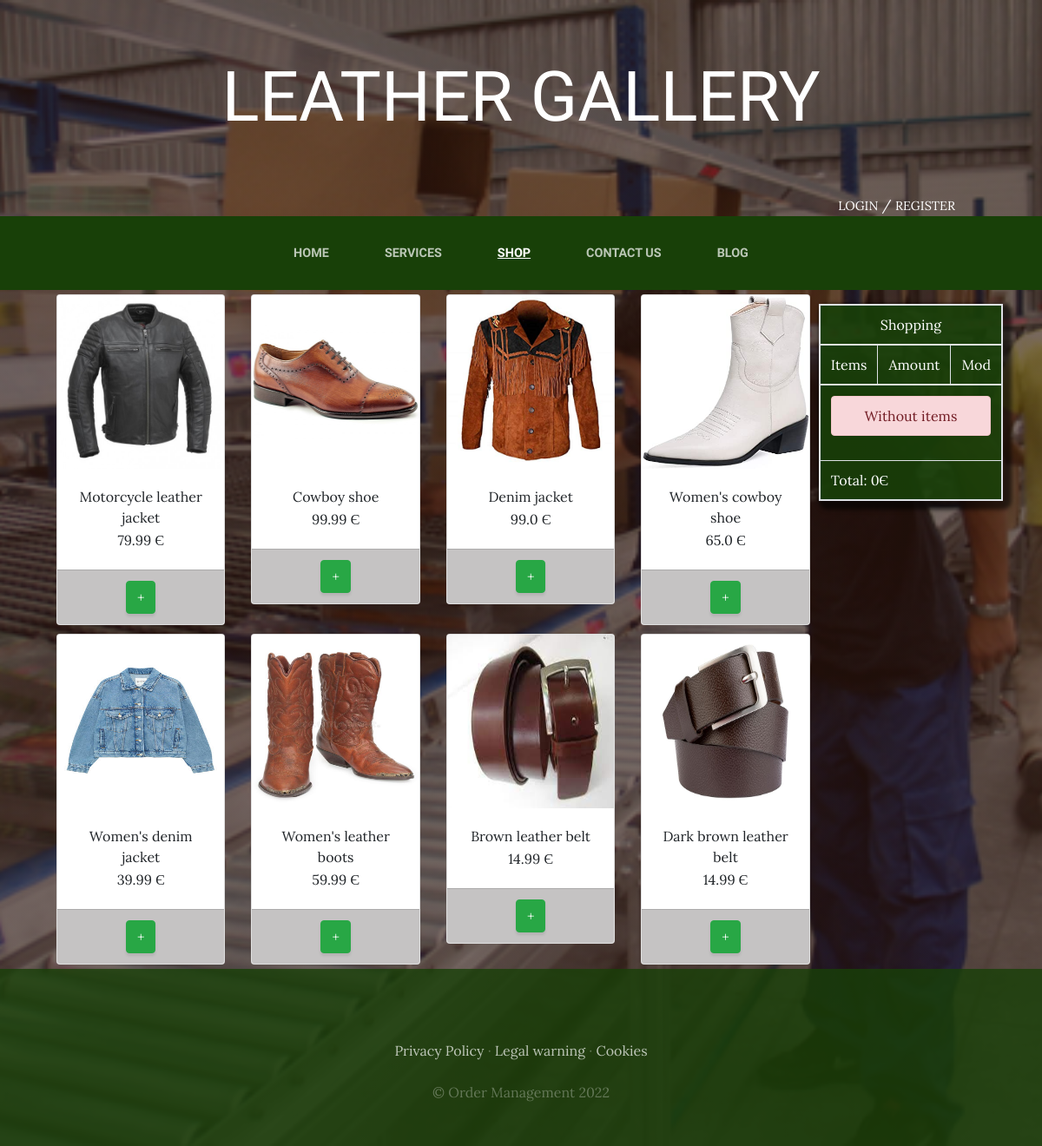
The app's page /tienda/ with its own data.
### tienda/models.py (models this page shows)
class Producto(models.Model):
    nombre = models.CharField(max_length=50)
    created = models.DateTimeField(auto_now_add=True)
    updated = models.DateTimeField(auto_now_add=True)
    categorias = models.ForeignKey(categoriaProducto,on_delete=models.CASCADE)
    imagen = models.ImageField(upload_to = 'tienda', null = True, blank=True)
    precio = models.FloatField()
    disponibilidad = models.BooleanField(default=True)
    created = models.DateTimeField(auto_now_add=True)
    updated = models.DateTimeField(auto_now_add=True)
    class Meta:
        verbose_name = 'Producto'
        verbose_name_plural = 'Productos'

### tienda/views.py (the view)
# urls.py: path('tienda/', include('tienda.urls')),
def tienda(request):
    productos = Producto.objects.all()
    return render(request, 'tienda/tienda.html',{'productos':productos})

### carro/context_processor.py (called while the page is built)
def importe_total_carro(request):
    carroz = carro(request)
    total = 0
    if request.user.is_authenticated:
        for key, value in request.session["carro"].items():
            total = total + (float(value["precio"]))
    return {"importe_total_carro":total}

### tienda/templates/tienda/tienda.html (shortened to what this page needs)
<html>
<head>
</head>
<body>
    {% extends "projecto_web_app/base.html" %}
    {% load static %}
    {% block content %}
    <div class="container" >
        <div class="" style="float: right;">
            {% include "carro/widget.html" %}
        </div>
        <div class="row">
    {% for producto in productos %}
            <div class="col-md-3" style="">
            <div class="card" style="width: 100%;margin: 5px 5px;">
                <img src="{{producto.imagen.url}}" class="card-img-top" style="height: 25vh;">
                <div class="card-body" style="text-align: center;">
                    <h7 class="card-title">{{producto.nombre}}</h7>
                    <p class="card-text">{{producto.precio}}&nbsp;Є</p>
                </div>
                <div class="card-footer text-center" style="background-color: rgb(197, 195, 195);box-shadow: 4px black;">
                    <a href="{% url 'carro:agregar' producto.id %}" class="btn btn-success">+</a>
                </div>
            </div>
            </div>
    {% endfor %}
        </div>
    </div>
    {% endblock %}

### projecto_web_app/templates/projecto_web_app/base.html (shortened to what this page needs)
<html>
<head>
    {% load static %}
    <link href="{% static 'projecto_web_app/vendor/bootstrap/css/bootstrap.min.css'%}"  rel="stylesheet">
    <link href="{% static 'projecto_web_app/css/gestion.css' %}" rel="stylesheet">
</head>
<body>
    <h1 class="site-heading text-center text-white d-none d-lg-block">
        <span class="site-heading-lower">Leather gallery</span>
    </h1>
   <div style="color: white;text-align: right;margin-right: 100px;">
      {% if user.is_authenticated %}
        <span class="text-uppercase">Hello {{user.username}} ! &nbsp;&nbsp; <a style="color: white;text-decoration: underline;" href="{% url 'close_session' %}">Close session</a></span>
      {% else %}
        <a href="{% url 'logear' %}" class="text-uppercase" style="color: white;font-size: 0.9rem;text-align: right;">Login</a>
        <span style="color: white;">/</span>
        <a href="{% url 'Autenticacion' %}" class="text-uppercase"  style="color: white;font-size: 0.9rem;text-align: right;">Register</a>
      {% endif %}
   </div>
 <nav class="navbar navbar-expand-lg navbar-dark py-lg-4" id="mainNav">
    <div class="container">
      <div class="collapse navbar-collapse" id="navbarResponsive">
        <ul class="navbar-nav mx-auto">
          <li class="nav-item {% if request.path == '/' %}active{% endif %}  px-lg-4">
            <a class="nav-link text-uppercase text-expanded" href="{% url 'Home' %}">Home</a>
          </li>
          <li class="nav-item {% if request.path|slice:':10' == '/servicios' %}active{% endif %} px-lg-4">
            <a class="nav-link text-uppercase text-expanded" href="{% url 'Servicios' %}">Services</a>
          </li>
          <li class="nav-item {% if request.path|slice:':7' == '/tienda' %}active{% endif %} px-lg-4">
            <a class="nav-link text-uppercase text-expanded" href="{% url 'Tienda' %}">Shop</a>
          </li>
          <li class="nav-item {% if request.path|slice:':8' == '/contacto' %}active{% endif %} px-lg-4">
            <a class="nav-link text-uppercase text-expanded" href="{% url 'Contacto'%}">Contact us</a>
          </li>
          <li class="nav-item {% if request.path|slice:':6' == '/blog/' %}active{% endif %} px-lg-4">
            <a class="nav-link text-uppercase text-expanded" href="{% url 'Blog' %}">Blog</a>
          </li>
        </ul>
      </div>
    </div>
  </nav>
  {% block content %}
  {% endblock %}
    <footer class="footer text-faded text-center py-5">
      <div class="container">
        <p class="m-0 mbt">
        	<a href="sample.html" class="link">Privacy Policy</a> ·
        	<a href="sample.html" class="link">Legal warning</a> ·
        	<a href="sample.html" class="link">Cookies</a>
		</p>
        <p class="m-0 mbt1">&copy; Order Management 2022</p>
      </div>
	</footer>
</body>
</html>

### tienda/templates/carro/widget.html (shortened to what this page needs)
<head>
</head>
<div class="tablita" style="">
    <table class="table table-bordered table-responsive" style="color: white;">
        <thead>
            <tr>
                <td colspan="3" class="text-center">
                    Shopping
                </td>
            </tr>
            <tr>
                <td>Items</td>
                <td>Amount</td>
                <td>Mod</td>
            </tr>
        </thead>
        <tbody class="" style="overflow: scroll">
            {% if request.session.carro.items %}
                {% for key,value in request.session.carro.items %}
                    <tr class="text-center ">
                        <td>{{value.nombre}}</td>
                        <td>{{value.cantidad}}</td>
                        <td>
                            <a href="{% url 'carro:agregar' value.producto_id %}" class="btm btn-sm btn-success">+</a>
                            <a href="{% url 'carro:restar' value.producto_id %}" class="btm btn-sm btn-success">-</a><br>
                            {{value.precio}}Є
                        </td>
                    </tr>
                {% endfor %}
            {% else %}
            <tr>
                <td colspan="3">
                    <div class="alert alert-danger text-center">
                        Without items
                    </div>
                </td>
            </tr>
            {% endif %}
        </tbody>
        <tfoot>
            <tr>
                <td colspan="3">
                    Total: {{importe_total_carro}}Є
                </td>
            </tr>
        </tfoot>
    </table>
</div>

### projecto_web_app/static/projecto_web_app/css/gestion.css (style rules this page uses)
body { font-family: 'Lora'; background: linear-gradient(rgba(47, 23, 15, 0.65), rgba(47, 23, 15, 0.65)), url("../img/bg_main.jpg"); background-attachment: fixed; background-position: center; background-size: cover; }
h1, h2, h3, h4, h5, h6 { font-family: 'Raleway'; }
p { line-height: 1.75; }
.text-faded { color: rgba(255, 255, 255, 0.3); }
.site-heading { margin-top: 5rem; margin-bottom: 5rem; text-transform: uppercase; line-height: 1; font-family: 'Raleway'; }
.site-heading .site-heading-lower { font-size: 5rem; font-weight: 100; line-height: 4rem; }
#mainNav { background-color: rgb(24, 64, 8); font-family: 'Raleway'; }
#mainNav .navbar-nav .nav-item .nav-link { color: rgba(255, 255, 255, 0.7); font-weight: 800; }
#mainNav .navbar-nav .nav-item.active .nav-link { color: #ffffff; text-decoration: underline; }
@media (min-width: 992px) { #mainNav .navbar-nav .nav-item .nav-link { font-size: 0.9rem; } }
.footer { background-color: rgba(24, 64, 8, 0.8); }
.btn { box-shadow: 0px 3px 3px 0px rgba(33, 37, 41, 0.1); }
.mbt { padding-top: 2rem; }
.mbt1 { padding-top: 1.25rem; }
a.link { color: rgba(255, 255, 255, 0.7); }

### tienda/templates/carro/widget.html (style rules this page uses)
.tablita { -webkit-border-radius: 5px; -moz-border-radius: 5px; -ms-border-radius: 5px; -o-border-radius: 5px; box-shadow: 5px 5px 5px 5px rgba(0, 0, 0, 0.6); margin-top: 2vh; background-color: rgb(24, 64, 8, 0.9); }

### records on screen
Producto: imagen (picture), nombre "Motorcycle leather jacket", precio "79.99"
Producto: imagen (picture), nombre "Cowboy shoe", precio "99.99"
Producto: imagen (picture), nombre "Denim jacket", precio "99.0"
Producto: imagen (picture), nombre "Women's cowboy shoe", precio "65.0"
Producto: imagen (picture), nombre "Women's denim jacket", precio "39.99"
Producto: imagen (picture), nombre "Women's leather boots", precio "59.99"
Producto: imagen (picture), nombre "Brown leather belt", precio "14.99"
Producto: imagen (picture), nombre "Dark brown leather belt", precio "14.99"

### other values on screen
{{ importe_total_carro }} "0"
